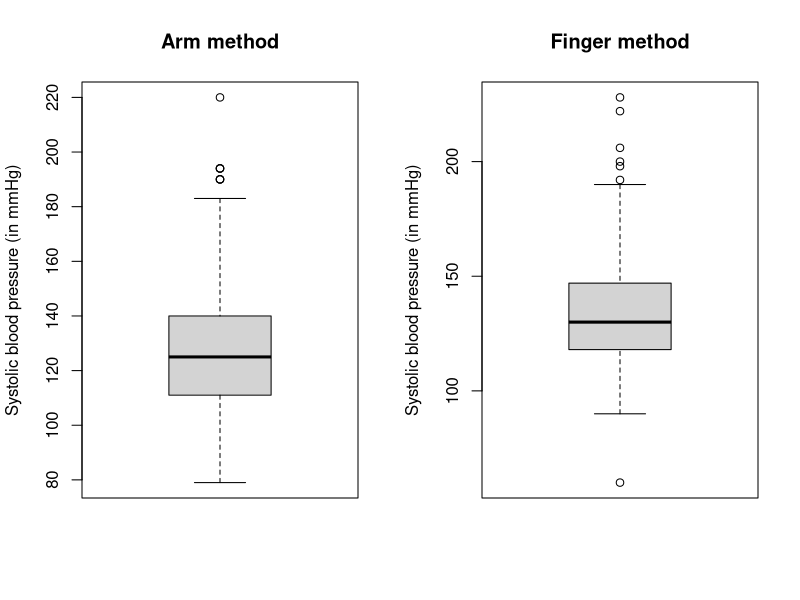
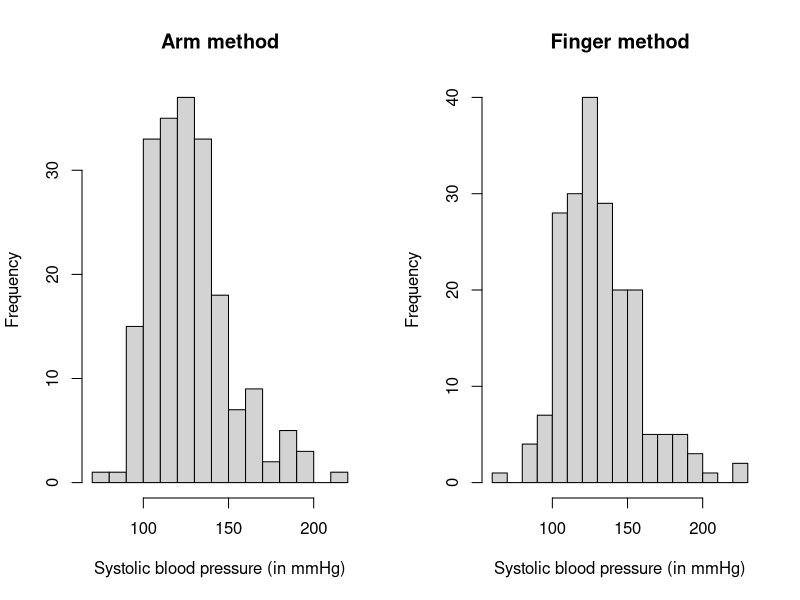
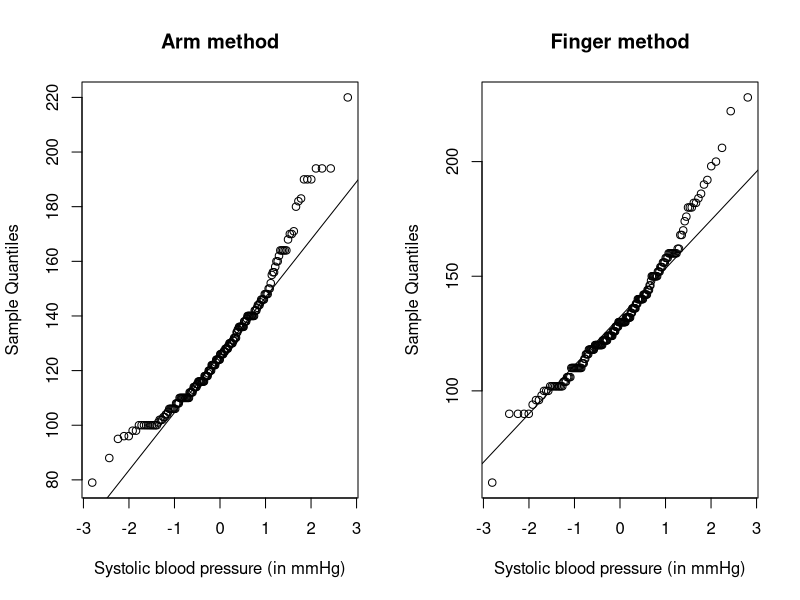

Source code (R) for these figures, in order:
# Read the data from file
data = read.table("bp.txt", header = TRUE)

# Construct boxplots for finger and arm method
jpeg("Exercise 1 - boxplots.jpg", width = 1080, height = 480)
par(mfrow = c(1, 2))
boxplot(data$armsys, main = "Arm method", range = 1.5, ylab = "Systolic blood pressure (in mmHg)")
boxplot(data$fingsys, main = "Finger method", range = 1.5, ylab = "Systolic blood pressure (in mmHg)")
dev.off()

# Plot histograms for both methods
jpeg("Exercise 1 - histograms.jpg", width = 1080, height = 480)
par(mfrow = c(1, 2))
hist(data$armsys, main = "Arm method", xlab = "Systolic blood pressure (in mmHg)", breaks = 20)
hist(data$fingsys, main = "Finger method", xlab = "Systolic blood pressure (in mmHg)", breaks = 20)
dev.off()

# Construct QQ plots for both methods
jpeg("Exercise 1 - QQPlots.jpg", width = 1080, height = 480)
par(mfrow = c(1, 2))
qqnorm(data$armsys, main = "Arm method", xlab = "Systolic blood pressure (in mmHg)")
qqline(data$armsys)
qqnorm(data$fingsys, main = "Finger method", xlab = "Systolic blood pressure (in mmHg)")
qqline(data$fingsys)
dev.off()

# Compute the CI numerically using satterthwaite approx
S.x = var(data$armsys)
S.y = var(data$fingsys)
n.x = length(data$armsys)
n.y = length(data$fingsys)
v = (S.x / n.x + S.y / n.y) ^ 2 / (S.x^2 / (n.x^2 * (n.x - 1)) + S.y ^ 2 / (n.y ^ 2 * (n.y - 1)))
CI = mean(data$armsys) - mean(data$fingsys) + c(-1, 1) * qt(1 - 0.05 / 2, v) * sqrt(S.x / n.x + S.y / n.y)
CI
                                              
# Do a t test to get the confidence interval for the difference in means
t.test(data$armsys, data$fingsys, conf.level = 0.95, var.equal = FALSE)